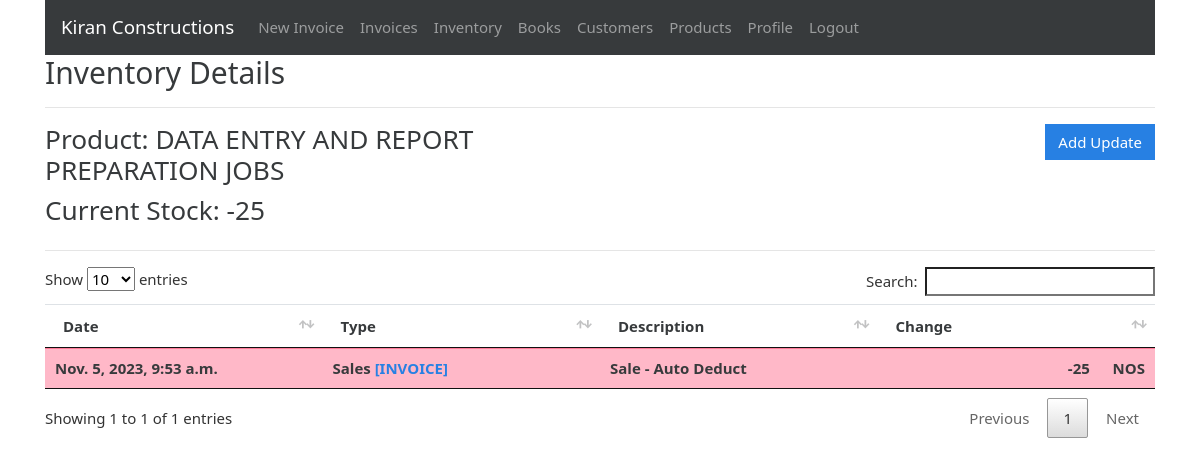
Page /inventory/4 (signed in) on the earlier database version.
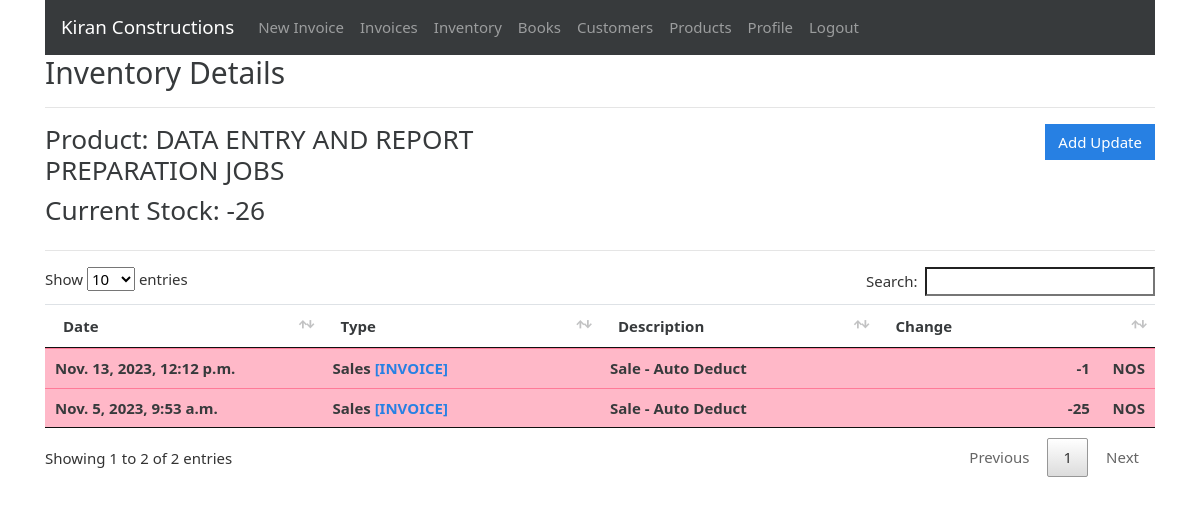
Same page on the later database version.
### gstbillingapp/models.py (models this page shows, shortened)
class Inventory(models.Model):
    user = models.ForeignKey(User, null=True, blank=True, on_delete=models.SET_NULL)
    product = models.ForeignKey(Product, null=True, blank=True, on_delete=models.SET_NULL)
    current_stock = models.IntegerField(default=0)
    alert_level = models.IntegerField(default=0)
    last_log = models.ForeignKey(InventoryLog, null=True, blank=True, default=None, on_delete=models.SET_NULL)

class InventoryLog(models.Model):
    user = models.ForeignKey(User, null=True, blank=True, on_delete=models.SET_NULL)
    product = models.ForeignKey(Product, null=True, blank=True, on_delete=models.SET_NULL)
    date = models.DateTimeField(default=datetime.now, blank=True, null=True)
    last_modified = models.DateTimeField(auto_now=True)
    change = models.IntegerField(default=0)
    CHANGE_TYPES = [
        (0, 'Other'),
        (1, 'Purchase'),
        (2, 'Production'),
        (4, 'Sales'),
    ]
    change_type = models.IntegerField(choices=CHANGE_TYPES, default=0)
    associated_invoice = models.ForeignKey(Invoice, blank=True, null=True, default=None, on_delete=models.SET_NULL)
    description = models.TextField(max_length=600, blank=True, null=True)

class Product(models.Model):
    user = models.ForeignKey(User, null=True, blank=True, on_delete=models.SET_NULL)
    item_number = models.CharField(max_length=200, blank=True, null=True)
    product_sac = models.CharField(max_length=50, null=True, blank=True)
    service_number = models.CharField(max_length=200, blank=True, null=True)
    product_description = models.CharField(max_length=200, blank=True, null=True)
    product_unit = models.CharField(max_length=50)
    product_gst_percentage = models.FloatField()
    product_rate_with_gst = models.FloatField()
    def __str__(self):
        return str(self.product_description)

### gstbillingapp/views.py (the view)
# urls.py: path('inventory/<int:inventory_id>', views.inventory_logs, name='inventory_logs'),
@login_required
def inventory_logs(request, inventory_id):
    context = {}
    inventory = get_object_or_404(Inventory, id=inventory_id, user=request.user)
    inventory_logs = InventoryLog.objects.filter(user=request.user, product=inventory.product).order_by('-id')
    context['inventory'] = inventory
    context['inventory_logs'] = inventory_logs
    return render(request, 'gstbillingapp/inventory_logs.html', context)

### Gst-Billing-Python-Django/gstbillingapp/templates/gstbillingapp/inventory_logs.html (shortened to what this page needs)
{% extends "gstbillingapp/base.html" %}
{% load static %}
{% block content %}
<h2>Inventory Details</h2>
<hr>
<div class="row">
	<div class="col">
		<h3>Product: {{inventory.product}}</h3>
		<h3>Current Stock: {{inventory.current_stock}}</h3>
	</div>
	<div class="col">
		<a href="{% url 'inventory_logs_add' inventory.id %}" id="add_customer_btn"><button type="button" class="btn btn-primary">Add Update</button></a>
	</div>
</div>
<hr>
<table class="table table-hover font-weight-bold" id="inventory-logs-table">
	<thead>
		<tr>
			<th>Date</th>
			<th>Type</th>
			<th>Description</th>
			<th>Change</th>
		</tr>
	</thead>
	<tbody class="two-col-form">
		{% for item in inventory_logs %}
		<tr class="{% if item.change < 0 %}table-danger{% else %}table-success{%endif%}">
			<td>{{item.date}}</td>
			<td>{{item.get_change_type_display}} {% if item.associated_invoice %}<a href="{% url 'invoice_viewer' item.associated_invoice.id %}">[INVOICE]</a>{% endif %}</td>
			<td>{{item.description}}</td>
			<td class="text-right">{{item.change}} &emsp; {{inventory.product.product_unit}}</td>
		{% endfor %}
	</tbody>
</table>
{% endblock %}

Differences in the rows shown:
changed Inventory "DATA ENTRY AND REPORT PREPARATION JOBS": current_stock "-25" → "-26"
added InventoryLog: date "Nov. 13, 2023, 12:12 p.m.", change_type "Sales", shows "[INVOICE]", description "Sale - Auto Deduct", change "-1", {{ inventory.product.product_unit }} "NOS"
Other differences:
text written by a page script: "Show entries Search: Showing 1 to 1 of 1 entries Previous 1 Next" → "Show entries Search: Showing 1 to 2 of 2 entries Previous 1 Next"
